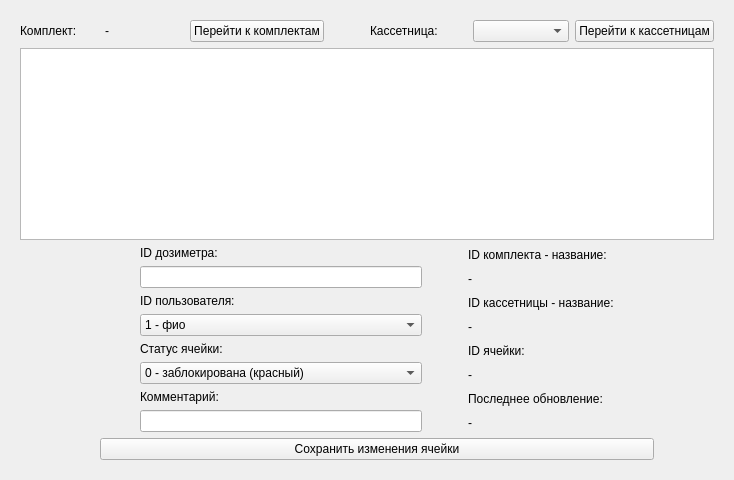
                <widget class="QWidget" name="tab_15">
                 <attribute name="title">
                  <string>Ячейки</string>
                 </attribute>
                 <layout class="QGridLayout" name="gridLayout_4">
                  <item row="0" column="0" colspan="2">
                   <widget class="QFrame" name="frame_3">
                    <layout class="QVBoxLayout" name="verticalLayout_14">
                     <item>
                      <layout class="QHBoxLayout" name="horizontalLayout_2">
                       <item>
                        <layout class="QHBoxLayout" name="horizontalLayout_3">
                         <item>
                          <widget class="QLabel" name="label_110">
                           <property name="text">
                            <string>Комплект:</string>
                           </property>
                          </widget>
                         </item>
                         <item>
                          <widget class="QLabel" name="label_aboutSet">
                           <property name="text">
                            <string>-</string>
                           </property>
                          </widget>
                         </item>
                         <item>
                          <widget class="QPushButton" name="pushButton_onSet">
                           <property name="text">
                            <string>Перейти к комплектам</string>
                           </property>
                          </widget>
                         </item>
                         <item>
                          <spacer name="horizontalSpacer">
                           <property name="orientation">
                            <enum>Qt::Vertical</enum>
                           </property>
                           <property name="sizeType">
                            <enum>QSizePolicy::Fixed</enum>
                           </property>
                           <property name="sizeHint" stdset="0">
                            <size>
                             <width>40</width>
                             <height>20</height>
                            </size>
                           </property>
                          </spacer>
                         </item>
                        </layout>
                       </item>
                       <item>
                        <layout class="QHBoxLayout" name="horizontalLayout_4">
                         <item>
                          <widget class="QLabel" name="label_10">
                           <property name="text">
                            <string>Кассетница:</string>
                           </property>
                          </widget>
                         </item>
                         <item>
                          <widget class="QComboBox" name="comboBox_listOfKas">
                           <property name="maximumSize">
                            <size>
                             <width>350</width>
                             <height>16777215</height>
                            </size>
                           </property>
                          </widget>
                         </item>
                         <item>
                          <widget class="QPushButton" name="pushButton_onKas">
                           <property name="text">
                            <string>Перейти к кассетницам</string>
                           </property>
                          </widget>
                         </item>
                        </layout>
                       </item>
                      </layout>
                     </item>
                     <item>
                      <widget class="QTableView" name="tableView_mesh">
                       <property name="minimumSize">
                        <size>
                         <width>0</width>
                         <height>150</height>
                        </size>
                       </property>
                       <property name="maximumSize">
                        <size>
                         <width>16777215</width>
                         <height>300</height>
                        </size>
                       </property>
                      </widget>
                     </item>
                     <item>
                      <layout class="QHBoxLayout" name="horizontalLayout_13">
                       <item>
                        <spacer name="horizontalSpacer_28">
                         <property name="orientation">
                          <enum>Qt::Vertical</enum>
                         </property>
                         <property name="sizeHint" stdset="0">
                          <size>
                           <width>40</width>
                           <height>20</height>
                          </size>
                         </property>
                        </spacer>
                       </item>
                       <item>
                        <spacer name="horizontalSpacer_68">
                         <property name="orientation">
                          <enum>Qt::Vertical</enum>
                         </property>
                         <property name="sizeHint" stdset="0">
                          <size>
                           <width>40</width>
                           <height>20</height>
                          </size>
                         </property>
                        </spacer>
                       </item>
                       <item>
                        <layout class="QVBoxLayout" name="areaSetOne_3">
                         <item>
                          <layout class="QHBoxLayout" name="horizontalLayout_33"/>
                         </item>
                         <item>
                          <layout class="QHBoxLayout" name="horizontalLayout_35">
                           <item>
                            <spacer name="horizontalSpacer_70">
                             <property name="orientation">
                              <enum>Qt::Vertical</enum>
                             </property>
                             <property name="sizeHint" stdset="0">
                              <size>
                               <width>40</width>
                               <height>20</height>
                              </size>
                             </property>
                            </spacer>
                           </item>
                           <item>
                            <layout class="QVBoxLayout" name="verticalLayout_20">
                             <item>
                              <widget class="QLabel" name="label_4">
                               <property name="text">
                                <string>ID дозиметра: </string>
                               </property>
                              </widget>
                             </item>
                             <item>
                              <widget class="QLineEdit" name="lineEdit_MeshDoz"/>
                             </item>
                             <item>
                              <widget class="QLabel" name="label_7">
                               <property name="text">
                                <string>ID пользователя: </string>
                               </property>
                              </widget>
                             </item>
                             <item>
                              <widget class="QComboBox" name="comboBox_MeshUser">
                               <item>
                                <property name="text">
                                 <string>1 - фио</string>
                                </property>
                               </item>
                               <item>
                                <property name="text">
                                 <string>2 - фио</string>
                                </property>
                               </item>
                               <item>
                                <property name="text">
                                 <string>3 - фио</string>
                                </property>
                               </item>
                              </widget>
                             </item>
                             <item>
                              <widget class="QLabel" name="label_16">
                               <property name="text">
                                <string>Статус ячейки: </string>
                               </property>
                              </widget>
                             </item>
                             <item>
                              <widget class="QComboBox" name="comboBox_MeshStatus">
                               <item>
                                <property name="text">
                                 <string>0 - заблокирована (красный)</string>
                                </property>
                               </item>
                               <item>
                                <property name="text">
                                 <string>1 - с дозиметром (зеленая)</string>
                                </property>
                               </item>
                               <item>
                                <property name="text">
                                 <string>2 - пустая (белая)</string>
                                </property>
                               </item>
                               <item>
                                <property name="text">
                                 <string>3 - не корректно датчик присутствия (серая)</string>
                                </property>
                               </item>
                               <item>
                                <property name="text">
                                 <string>4 - сломана (красная)</string>
                                </property>
                               </item>
                               <item>
                                <property name="text">
                                 <string>5 - открыта (синяя)</string>
                                </property>
                               </item>
                               <item>
                                <property name="text">
                                 <string>6 - другое (желтая)</string>
                                </property>
                               </item>
                              </widget>
                             </item>
                             <item>
                              <widget class="QLabel" name="label_60">
                               <property name="text">
                                <string>Комментарий:</string>
                               </property>
                              </widget>
                             </item>
                             <item>
                              <widget class="QLineEdit" name="line_MeshNote"/>
                             </item>
                            </layout>
                           </item>
                           <item>
                            <spacer name="horizontalSpacer_71">
                             <property name="orientation">
                              <enum>Qt::Vertical</enum>
                             </property>
                             <property name="sizeHint" stdset="0">
                              <size>
                               <width>40</width>
                               <height>20</height>
                              </size>
                             </property>
                            </spacer>
                           </item>
                           <item>
                            <layout class="QVBoxLayout" name="verticalLayout_21">
                             <item>
                              <widget class="QLabel" name="label_8">
                               <property name="text">
                                <string>ID комплекта - название:</string>
                               </property>
                              </widget>
                             </item>
                             <item>
                              <widget class="QLabel" name="label_id_set">
                               <property name="text">
                                <string>-</string>
                               </property>
                              </widget>
                             </item>
                             <item>
                              <widget class="QLabel" name="label_107">
                               <property name="text">
                                <string>ID кассетницы - название:</string>
                               </property>
                              </widget>
                             </item>
                             <item>
                              <widget class="QLabel" name="label_id_kas">
                               <property name="text">
                                <string>-</string>
                               </property>
                              </widget>
                             </item>
                             <item>
                              <widget class="QLabel" name="label_6">
                               <property name="text">
                                <string>ID ячейки:</string>
                               </property>
                              </widget>
                             </item>
                             <item>
                              <widget class="QLabel" name="label_id_mesh">
                               <property name="text">
                                <string>-</string>
                               </property>
                              </widget>
                             </item>
                             <item>
                              <widget class="QLabel" name="label_61">
                               <property name="text">
                                <string>Последнее обновление:</string>
                               </property>
                              </widget>
                             </item>
                             <item>
                              <layout class="QHBoxLayout" name="horizontalLayout_37">
                               <item>
                                <widget class="QLabel" name="label_MeshUpdate">
                                 <property name="text">
                                  <string>-</string>
                                 </property>
                                </widget>
                               </item>
                              </layout>
                             </item>
                            </layout>
                           </item>
                           <item>
                            <spacer name="horizontalSpacer_72">
                             <property name="orientation">
                              <enum>Qt::Vertical</enum>
                             </property>
                             <property name="sizeHint" stdset="0">
                              <size>
                               <width>40</width>
                               <height>20</height>
                              </size>
                             </property>
                            </spacer>
                           </item>
                          </layout>
                         </item>
                         <item>
                          <layout class="QGridLayout" name="gridLayout_28">
                           <item row="0" column="0">
                            <widget class="QPushButton" name="btnMeshChange">
                             <property name="text">
                              <string>Сохранить изменения ячейки</string>
                             </property>
                            </widget>
                           </item>
                          </layout>
                         </item>
                        </layout>
                       </item>
                       <item>
                        <spacer name="verticalSpacer_9">
                         <property name="orientation">
                          <enum>Qt::Vertical</enum>
                         </property>
                         <property name="sizeHint" stdset="0">
                          <size>
                           <width>20</width>
                           <height>40</height>
                          </size>
                         </property>
                        </spacer>
                       </item>
                       <item>
                        <spacer name="horizontalSpacer_73">
                         <property name="orientation">
                          <enum>Qt::Vertical</enum>
                         </property>
                         <property name="sizeHint" stdset="0">
                          <size>
                           <width>40</width>
                           <height>20</height>
                          </size>
                         </property>
                        </spacer>
                       </item>
                      </layout>
                     </item>
                    </layout>
                   </widget>
                  </item>
                 </layout>
                </widget>
